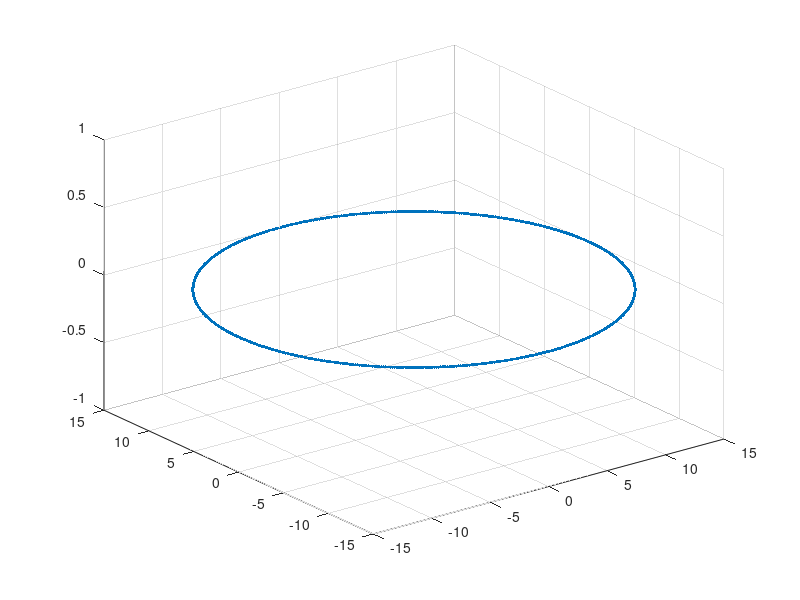

MATLAB code to generate this figure: (Note: this script raises an error after producing the figure.)
clear;
close all;
%% from points
radius = 15;
center = [0,0,0];
fpts = [];

for ang=0:0.01:2*pi
    xyz = [center(1) + radius*cos( ang ), center(2) + radius*sin( ang ),0];
       
       fpts = [fpts;xyz];
end

figure;
scatter3(fpts(:,1),fpts(:,2),fpts(:,3),5,'filled','r');
% write into a file
orgPts = fopen('from_pts.txt','w');
fprintf(orgPts,'%f %f %f\n',transpose(fpts));
fclose(orgPts);

%% to points

% choose S R and T 
rx = 0;
ry = 90;
rz = 0;
eul = [deg2rad(rx) deg2rad(ry) deg2rad(rz)];
rotmZYX = eul2rotm(eul);
sl = 1.1;
trl = [0; 0; 0];

smat = [sl 0 0 0; 0 sl 0 0 ; 0 0 sl 0; 0 0 0 1];
tmat = [rotmZYX trl];
tmat = [tmat ; 0 0 0 1];
tmat = smat * tmat;

tpts=[];
for idx=1:length(fpts)
    pt = [transpose(fpts(idx,:)); 1];
    tpt = tmat * pt;
    tpts = [tpts; transpose(tpt)];
end
tpts(:,4) = [];
hold on;
scatter3(tpts(:,1),tpts(:,2),tpts(:,3),5,'filled','b');

% write into a file
trnPts = fopen('to_pts.txt','w');
fprintf(trnPts,'%f %f %f\n',transpose(tpts));
fclose(trnPts);

%% before convergence

% choose approx S R and T 
rx = 0;
ry = 85;
rz = 5;
eul = [deg2rad(rx) deg2rad(ry) deg2rad(rz)];
rotmZYX = eul2rotm(eul);
sl = 1.1;
trl = [0; 0; 0];

smat = [sl 0 0 0; 0 sl 0 0 ; 0 0 sl 0; 0 0 0 1];
tmat = [rotmZYX trl];
tmat = [tmat ; 0 0 0 1];
tmat = smat * tmat;

% points before T convergence
gpts=[];
for idx=1:length(fpts)
    pt = [transpose(fpts(idx,:)); 1];
    tpt = tmat * pt;
    gpts = [gpts; transpose(tpt)];
end
gpts(:,4) = [];
hold on;
scatter3(gpts(:,1),gpts(:,2),gpts(:,3),5,'filled','o');

legend('from pts','to pts', 'before optimization');


sim3afile = fopen('sim3_approximate.txt','w');
for i=1:3
    for j=1:3
        fprintf(sim3afile,'%f ',rotmZYX(i,j));
    end
end

fprintf(sim3afile,'%f %f %f ',transpose(trl));
fprintf(sim3afile,'%f\n',sl);
fclose(sim3afile);

%% after convergence
%  SET A BREAK POINT HERE AND CONTINUE AFTER CERES EXECUTION
sim3efile = fopen('sim3_converged.txt','r');
format = '%f %f %f %f %f %f %f %f %f %f %f %f %f\n';
params = fscanf(sim3efile,format);
fclose(sim3efile);

rotmZYX = [transpose(params(1:3)); transpose(params(4:6)); transpose(params(7:9))];
sl = params(13);
trl = params(10:12);
smat = [sl 0 0 0; 0 sl 0 0 ; 0 0 sl 0; 0 0 0 1];
tmat = [rotmZYX trl];
tmat = [tmat ; 0 0 0 1];
tmat = smat * tmat;

% points before T convergence
cpts=[];
for idx=1:length(fpts)
    pt = [transpose(fpts(idx,:)); 1];
    tpt = tmat * pt;
    cpts = [cpts; transpose(tpt)];
end
cpts(:,4) = [];
figure;
scatter3(fpts(:,1),fpts(:,2),fpts(:,3),5,'filled','r');
hold on;
scatter3(tpts(:,1),tpts(:,2),tpts(:,3),5,'filled','b');
hold on;
scatter3(cpts(:,1),cpts(:,2),cpts(:,3),5,'filled','g');

legend('from pts','to pts', 'after optimization');

